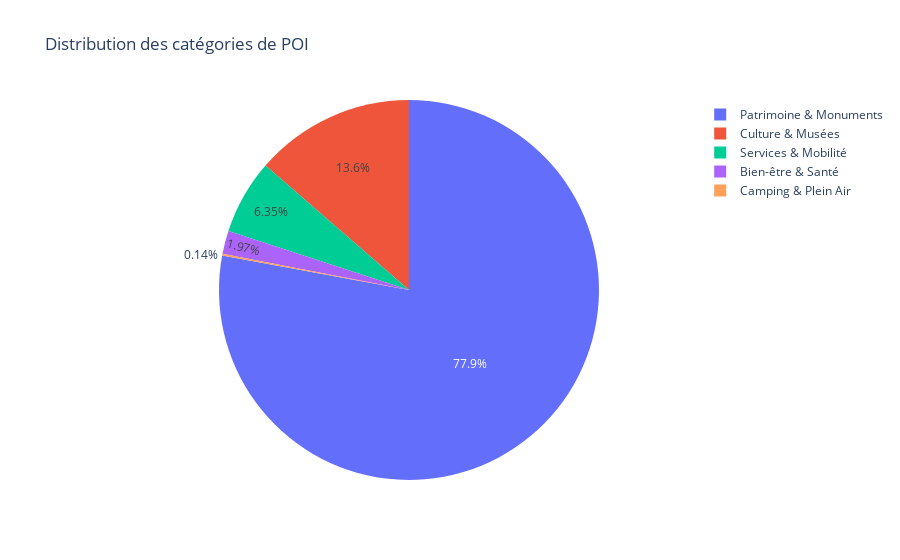

Notebook code for this chart:
### Code cell
import plotly.express as px

#fig = px.histogram(df_main_cat, x="main_category", y="count", title="Distribution des catégories de POI")
fig = px.pie(df_main_cat, values="count", names="main_category", title="Distribution des catégories de POI")
fig.show()

### Figure 1 — Plotly figure (JSON) as saved in the notebook; plotly's stock layout.template omitted (floating-point values rounded to 4 significant figures)
{"data": [{"domain": {"x": [0, 1], "y": [0, 1]}, "hovertemplate": "main_category=%{label}<br>count=%{value}<extra></extra>", "labels": ["Patrimoine & Monuments", "Culture & Musées", "Services & Mobilité", "Bien-être & Santé", "Camping & Plein Air"], "legendgroup": "", "name": "", "showlegend": true, "type": "pie", "values": [7250, 1268, 591, 183, 13]}], "layout": {"legend": {"tracegroupgap": 0}, "title": {"text": "Distribution des catégories de POI"}}}
